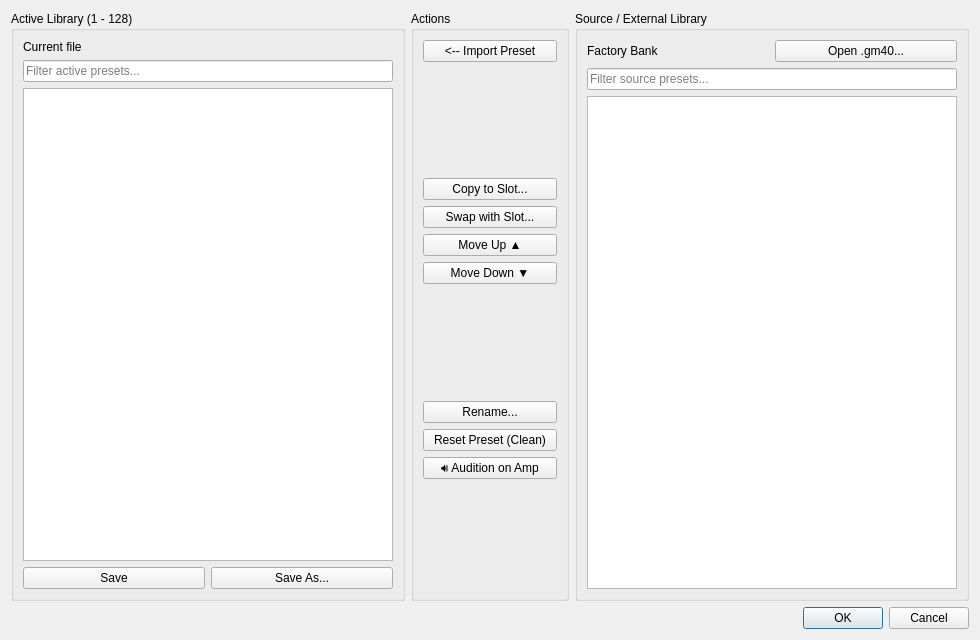
<?xml version="1.0" encoding="UTF-8"?>
<ui version="4.0">
 <class>LibraryEditorDialog</class>
 <widget class="QDialog" name="LibraryEditorDialog">
  <property name="geometry">
   <rect>
    <x>0</x>
    <y>0</y>
    <width>980</width>
    <height>640</height>
   </rect>
  </property>
  <property name="windowTitle">
   <string>Library Editor — GM40 Remote</string>
  </property>
  <layout class="QVBoxLayout" name="mainLayout">
   <item>
    <layout class="QHBoxLayout" name="columnsLayout" stretch="5,2,5">
     <item>
      <widget class="QGroupBox" name="leftGroup">
       <property name="title">
        <string>Active Library (1 - 128)</string>
       </property>
       <layout class="QVBoxLayout" name="leftLayout">
        <item>
         <widget class="QLabel" name="lblLeftPath">
          <property name="text">
           <string>Current file</string>
          </property>
         </widget>
        </item>
        <item>
         <widget class="QLineEdit" name="searchLeft">
          <property name="placeholderText">
           <string>Filter active presets...</string>
          </property>
          <property name="clearButtonEnabled">
           <bool>true</bool>
          </property>
         </widget>
        </item>
        <item>
         <widget class="QListWidget" name="listLeft"/>
        </item>
        <item>
         <layout class="QHBoxLayout" name="leftBottomBtns">
          <item>
           <widget class="QPushButton" name="btnSaveLeft">
            <property name="text">
             <string>Save</string>
            </property>
           </widget>
          </item>
          <item>
           <widget class="QPushButton" name="btnSaveAsLeft">
            <property name="text">
             <string>Save As...</string>
            </property>
           </widget>
          </item>
         </layout>
        </item>
       </layout>
      </widget>
     </item>
     <item>
      <widget class="QGroupBox" name="actionsGroup">
       <property name="title">
        <string>Actions</string>
       </property>
       <layout class="QVBoxLayout" name="actionsLayout">
        <item>
         <widget class="QPushButton" name="btnImportFromRight">
          <property name="text">
           <string>&lt;-- Import Preset</string>
          </property>
         </widget>
        </item>
        <item>
         <spacer name="spacer1">
          <property name="orientation">
           <enum>Qt::Orientation::Vertical</enum>
          </property>
          <property name="sizeHint" stdset="0">
           <size>
            <width>20</width>
            <height>15</height>
           </size>
          </property>
         </spacer>
        </item>
        <item>
         <widget class="QPushButton" name="btnCopyInternal">
          <property name="text">
           <string>Copy to Slot...</string>
          </property>
         </widget>
        </item>
        <item>
         <widget class="QPushButton" name="btnSwapInternal">
          <property name="text">
           <string>Swap with Slot...</string>
          </property>
         </widget>
        </item>
        <item>
         <widget class="QPushButton" name="btnMoveUp">
          <property name="text">
           <string>Move Up ▲</string>
          </property>
         </widget>
        </item>
        <item>
         <widget class="QPushButton" name="btnMoveDown">
          <property name="text">
           <string>Move Down ▼</string>
          </property>
         </widget>
        </item>
        <item>
         <spacer name="spacer2">
          <property name="orientation">
           <enum>Qt::Orientation::Vertical</enum>
          </property>
          <property name="sizeHint" stdset="0">
           <size>
            <width>20</width>
            <height>15</height>
           </size>
          </property>
         </spacer>
        </item>
        <item>
         <widget class="QPushButton" name="btnRename">
          <property name="text">
           <string>Rename...</string>
          </property>
         </widget>
        </item>
        <item>
         <widget class="QPushButton" name="btnInitPreset">
          <property name="text">
           <string>Reset Preset (Clean)</string>
          </property>
         </widget>
        </item>
        <item>
         <widget class="QPushButton" name="btnAudition">
          <property name="text">
           <string>🔊 Audition on Amp</string>
          </property>
         </widget>
        </item>
        <item>
         <spacer name="spacerBottom">
          <property name="orientation">
           <enum>Qt::Orientation::Vertical</enum>
          </property>
          <property name="sizeHint" stdset="0">
           <size>
            <width>20</width>
            <height>40</height>
           </size>
          </property>
         </spacer>
        </item>
       </layout>
      </widget>
     </item>
     <item>
      <widget class="QGroupBox" name="rightGroup">
       <property name="title">
        <string>Source / External Library</string>
       </property>
       <layout class="QVBoxLayout" name="rightLayout">
        <item>
         <layout class="QHBoxLayout" name="rightTopBar">
          <item>
           <widget class="QLabel" name="lblRightPath">
            <property name="text">
             <string>Factory Bank</string>
            </property>
           </widget>
          </item>
          <item>
           <widget class="QPushButton" name="btnOpenRight">
            <property name="text">
             <string>Open .gm40...</string>
            </property>
           </widget>
          </item>
         </layout>
        </item>
        <item>
         <widget class="QLineEdit" name="searchRight">
          <property name="placeholderText">
           <string>Filter source presets...</string>
          </property>
          <property name="clearButtonEnabled">
           <bool>true</bool>
          </property>
         </widget>
        </item>
        <item>
         <widget class="QListWidget" name="listRight"/>
        </item>
       </layout>
      </widget>
     </item>
    </layout>
   </item>
   <item>
    <widget class="QDialogButtonBox" name="buttonBox">
     <property name="standardButtons">
      <set>QDialogButtonBox::StandardButton::Cancel|QDialogButtonBox::StandardButton::Ok</set>
     </property>
    </widget>
   </item>
  </layout>
 </widget>
 <resources/>
 <connections>
  <connection>
   <sender>buttonBox</sender>
   <signal>accepted()</signal>
   <receiver>LibraryEditorDialog</receiver>
   <slot>accept()</slot>
  </connection>
  <connection>
   <sender>buttonBox</sender>
   <signal>rejected()</signal>
   <receiver>LibraryEditorDialog</receiver>
   <slot>reject()</slot>
  </connection>
 </connections>
</ui>
